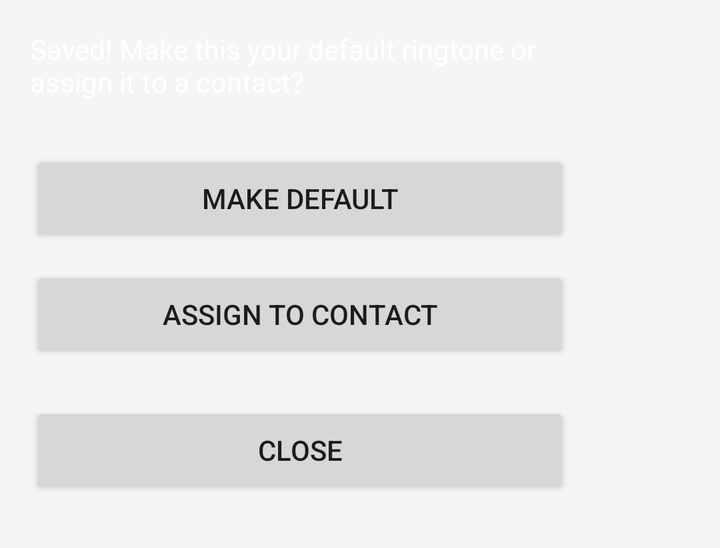
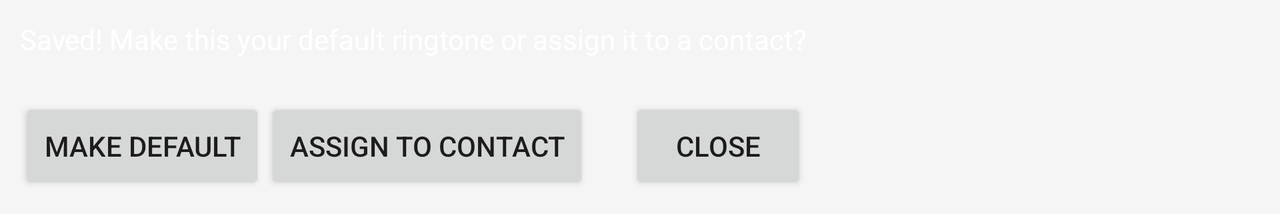

Compare how this app lays out the same screen by default and in its alternative resource folder. The renders come first, then the two layout files and the values they reference.
<!-- AndroidManifest.xml: application theme AppTheme.FullScreen.Light -->
<!-- res/layout/after_save_action.xml -->
<?xml version="1.0" encoding="utf-8"?>
<LinearLayout xmlns:android="http://schemas.android.com/apk/res/android"
    android:layout_width="300sp"
    android:layout_height="wrap_content"
    android:layout_marginRight="10dp"
    android:layout_marginBottom="10dp"
    android:orientation="vertical">

    <TextView
        android:layout_width="match_parent"
        android:layout_height="wrap_content"
        android:layout_marginLeft="15sp"
        android:layout_marginTop="15sp"
        android:layout_marginRight="15sp"
        android:layout_marginBottom="15sp"
        android:text="@string/what_to_do_with_ringtone"
        android:textColor="#ffffffff"
        android:textSize="14sp" />

    <Button
        android:id="@+id/button_make_default"
        android:layout_width="match_parent"
        android:layout_height="wrap_content"
        android:layout_marginLeft="15sp"
        android:layout_marginTop="10sp"
        android:layout_marginRight="15sp"
        android:text="@string/make_default_ringtone_button" />

    <Button
        android:id="@+id/button_choose_contact"
        android:layout_width="match_parent"
        android:layout_height="wrap_content"
        android:layout_marginLeft="15sp"
        android:layout_marginTop="10sp"
        android:layout_marginRight="15sp"
        android:text="@string/choose_contact_ringtone_button" />

    <Button
        android:id="@+id/button_do_nothing"
        android:layout_width="match_parent"
        android:layout_height="wrap_content"
        android:layout_marginLeft="15sp"
        android:layout_marginTop="20sp"
        android:layout_marginRight="15sp"
        android:layout_marginBottom="15sp"
        android:text="@string/do_nothing_with_ringtone_button" />

</LinearLayout>
<!-- resources referenced by this layout -->
<resources>
  <string name="choose_contact_ringtone_button">Assign to Contact</string>
  <string name="do_nothing_with_ringtone_button">Close</string>
  <string name="make_default_ringtone_button">Make Default</string>
  <string name="what_to_do_with_ringtone">Saved!  Make this your default ringtone or assign it to a contact?</string>
  <style name="AppTheme.FullScreen.Light" parent="ThemeBaseLight">
      </style>
  <style name="ThemeBaseLight" parent="Theme.AppCompat.Light.NoActionBar">
          <item name="colorPrimary">@color/colorPrimary</item>
          <item name="colorPrimaryDark">@color/colorPrimaryDark</item>
          <item name="colorAccent">@color/colorAccent</item>
          <item name="android:windowBackground">@color/window_background</item>
          <item name="cardStyle">@style/CardViewStyle.Light</item>
          <item name="accentColor">@color/colorAccent</item>
          <item name="iconColor">@android:color/black</item>
          <item name="windowBackground">@color/window_background</item>
          <item name="stateSelector">@color/state_selector_light</item>
          <item name="progressBackgroundColor">@color/progressBackgroundColorLight</item>
          <item name="progressDrawable">@drawable/progress_drawable</item>
          <item name="progressDrawableWithBackground">@drawable/progress_drawable_withbackground</item>
          <item name="ate_key">light_theme</item>
  
      </style>
  <color name="colorPrimary">#673AB7</color>
  <color name="colorPrimaryDark">#512DA8</color>
  <color name="colorAccent">#FF4081</color>
  <color name="window_background">#FFF5F5F5</color>
  <style name="CardViewStyle.Light" parent="CardView">
          <item name="cardBackgroundColor">@color/window_background</item>
      </style>
  <color name="progressBackgroundColorLight">#33000000</color>
</resources>
<!-- res/layout-land/after_save_action.xml (the repository's variant of the layout above) -->
<!-- drawn on the phone turned sideways -->
<?xml version="1.0" encoding="utf-8"?>
<LinearLayout xmlns:android="http://schemas.android.com/apk/res/android"
    android:layout_width="wrap_content"
    android:layout_height="wrap_content"
    android:orientation="vertical">

    <TextView
       android:text="@string/what_to_do_with_ringtone"
       android:textColor="#ffffffff"
       android:textSize="14sp"
       android:layout_width="wrap_content" 
       android:layout_height="wrap_content"
       android:layout_margin="10sp" />

    <LinearLayout
       android:layout_width="match_parent"
       android:layout_height="wrap_content"
       android:orientation="horizontal"
       android:layout_margin="10sp">

      <Button android:id="@+id/button_make_default"
         android:text="@string/make_default_ringtone_button"
         android:layout_width="wrap_content"
         android:layout_height="wrap_content" />

      <Button android:id="@+id/button_choose_contact"
         android:text="@string/choose_contact_ringtone_button"
         android:layout_width="wrap_content" 
         android:layout_height="wrap_content" />

      <Button android:id="@+id/button_do_nothing"
         android:text="@string/do_nothing_with_ringtone_button"
         android:layout_marginLeft="20sp"
         android:layout_weight="1"
         android:layout_width="wrap_content"
         android:layout_height="wrap_content" />

    </LinearLayout>

</LinearLayout>
